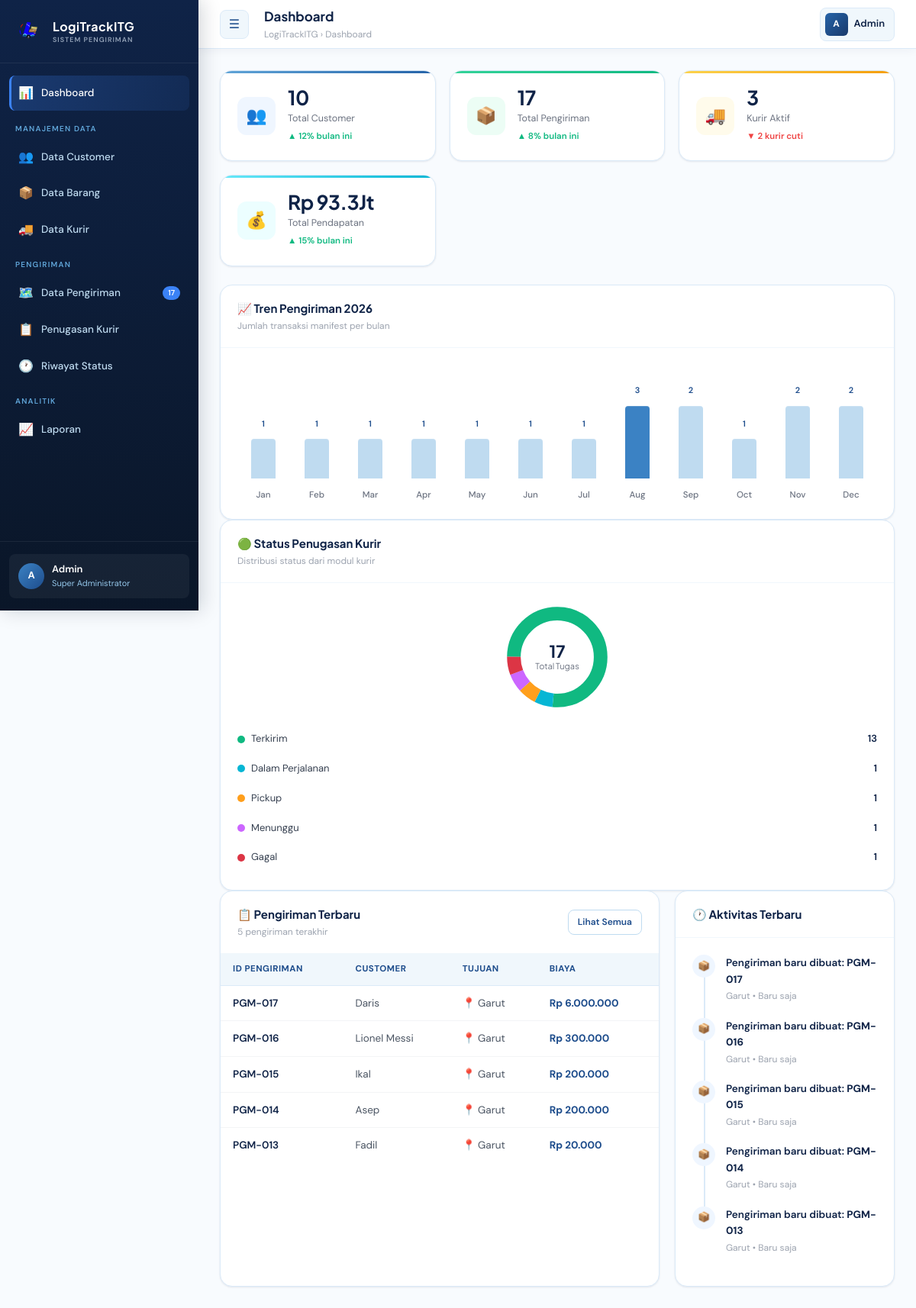
The page / on the database its author committed.
### tables this page shows
CREATE TABLE `pengiriman` (
  `id_pengiriman` varchar(10) NOT NULL,
  `id_customer` varchar(10) DEFAULT NULL,
  `tgl_pengiriman` date DEFAULT NULL,
  `alamat_tujuan` varchar(255) DEFAULT NULL,
  `kota_tujuan` varchar(50) DEFAULT NULL,
  `provinsi_tujuan` varchar(50) DEFAULT NULL,
  `penerima_nama` varchar(100) DEFAULT NULL,
  `penerima_telp` varchar(15) DEFAULT NULL,
  `total_barang` int(11) DEFAULT NULL,
  `total_berat` decimal(10,2) DEFAULT NULL,
  `total_biaya` decimal(12,2) DEFAULT NULL,
  `catatan` text DEFAULT NULL
);

CREATE TABLE `customer` (
  `id_customer` varchar(10) NOT NULL,
  `nama_customer` varchar(100) DEFAULT NULL,
  `alamat_asal` varchar(255) DEFAULT NULL,
  `kota_asal` varchar(50) DEFAULT NULL,
  `provinsi_asal` varchar(50) DEFAULT NULL,
  `no_telp` varchar(15) DEFAULT NULL,
  `email` varchar(100) DEFAULT NULL,
  `tgl_daftar` datetime DEFAULT NULL
);

### includes/config.php (called while the page is built, shortened)
<?php
function rupiah($number) {
    return 'Rp ' . number_format($number, 0, ',', '.');
}
?>

### pages/dashboard.php (the view, shortened to what this page needs)
<?php
$total_customer    = $pdo ? $pdo->query("SELECT COUNT(*) FROM customer")->fetchColumn() : 248;
$total_pengiriman  = $pdo ? $pdo->query("SELECT COUNT(*) FROM pengiriman")->fetchColumn() : 1532;
$total_kurir       = $pdo ? $pdo->query("SELECT COUNT(*) FROM kurir WHERE status_kurir='aktif'")->fetchColumn() : 47;
$total_pendapatan  = $pdo ? $pdo->query("SELECT SUM(total_biaya) FROM pengiriman")->fetchColumn() : 384750000;
$status_counts = [
    'Terkirim'         => 0,
    'Dalam Perjalanan' => 0,
    'Pickup'           => 0,
    'Menunggu'         => 0,
    'Gagal'            => 0
];
if ($pdo) {
    try {
        $stmtStatus = $pdo->query("SELECT status_tugas, COUNT(*) as jumlah FROM penugasan_kurir GROUP BY status_tugas");
        while ($rowStatus = $stmtStatus->fetch(PDO::FETCH_ASSOC)) {
            $st = $rowStatus['status_tugas'];
            if ($st == 'delivered') $st = 'Terkirim';
            if ($st == 'in_transit') $st = 'Dalam Perjalanan';
            if ($st == 'pickup') $st = 'Pickup';
            if ($st == 'pending' || $st == 'menunggu') $st = 'Menunggu';
            if ($st == 'failed' || $st == 'gagal') $st = 'Gagal';
            if (array_key_exists($st, $status_counts)) {
                $status_counts[$st] = intval($rowStatus['jumlah']);
            }
        }
    } catch (PDOException $e) {
        $status_counts = ['Terkirim' => 13, 'Dalam Perjalanan' => 0, 'Pickup' => 0, 'Menunggu' => 0, 'Gagal' => 0];
    }
} else {
    $status_counts = ['Terkirim' => 13, 'Dalam Perjalanan' => 4, 'Pickup' => 2, 'Menunggu' => 3, 'Gagal' => 1];
}
$total_tugas_kurir = array_sum($status_counts);
$total_tugas_untuk_pembagian = $total_tugas_kurir == 0 ? 1 : $total_tugas_kurir;
$status_colors = [
    'Terkirim'         => 'var(--success, #28a745)',
    'Dalam Perjalanan' => 'var(--info, #17a2b8)',
    'Pickup'           => '#ff9f1c',
    'Menunggu'         => '#cc66ff',
    'Gagal'            => '#dc3545'
];
$chart_data = [];
if ($pdo) {
    try {
        $queryChart = "
            SELECT
                DATE_FORMAT(tgl_pengiriman, '%b') AS bulan,
                COUNT(*) AS val
            FROM pengiriman
            WHERE YEAR(tgl_pengiriman) = YEAR(CURDATE())
            GROUP BY MONTH(tgl_pengiriman), DATE_FORMAT(tgl_pengiriman, '%b')
            ORDER BY MONTH(tgl_pengiriman)
        ";
        $chart_data = $pdo->query($queryChart)->fetchAll(PDO::FETCH_ASSOC);
    } catch (PDOException $e) {
        $chart_data = [];
    }
}
$max_val = !empty($chart_data) ? max(array_column($chart_data, 'val')) : 1;
$pengiriman_terbaru = $pdo ? $pdo->query(
    "SELECT p.id_pengiriman, p.id_customer, p.tgl_pengiriman, p.total_biaya, p.kota_tujuan, c.nama_customer FROM pengiriman p
     LEFT JOIN customer c ON p.id_customer=c.id_customer
     ORDER BY p.id_pengiriman DESC LIMIT 5"
)->fetchAll() : [
    ['id_pengiriman'=>'PGM-0001','nama_customer'=>'Budi Santoso','kota_tujuan'=>'Surabaya','total_biaya'=>125000,'tgl_pengiriman'=>date('Y-m-d')],
    ['id_pengiriman'=>'PGM-0002','nama_customer'=>'Siti Rahayu','kota_tujuan'=>'Bandung','total_biaya'=>85000,'tgl_pengiriman'=>date('Y-m-d')],
    ['id_pengiriman'=>'PGM-0003','nama_customer'=>'Ahmad Fauzi','kota_tujuan'=>'Medan','total_biaya'=>320000,'tgl_pengiriman'=>date('Y-m-d')],
    ['id_pengiriman'=>'PGM-0004','nama_customer'=>'Dewi Lestari','kota_tujuan'=>'Yogyakarta','total_biaya'=>95000,'tgl_pengiriman'=>date('Y-m-d')],
    ['id_pengiriman'=>'PGM-0005','nama_customer'=>'Hendra Wijaya','kota_tujuan'=>'Makassar','total_biaya'=>450000,'tgl_pengiriman'=>date('Y-m-d')],
];
$aktivitas_list = [];
if ($pdo) {
    try {
        $queryAkt = "
            (SELECT
                id_pengiriman AS id_sort,
                'pengiriman' AS jenis,
                CONCAT('Pengiriman baru dibuat: <strong>', id_pengiriman, '</strong>') AS judul,
                CONCAT(kota_tujuan, ' • Baru saja') AS sub_desc
             FROM pengiriman)
            UNION
            (SELECT
                CONCAT('CUST-', LPAD(id_customer, 4, '0')) AS id_sort,
                'customer' AS jenis,
                'Customer baru terdaftar' AS judul,
                CONCAT(nama_customer, ' • Baru saja') AS sub_desc
             FROM customer)
            ORDER BY id_sort DESC
            LIMIT 5";
        $aktivitas_list = $pdo->query($queryAkt)->fetchAll();
    } catch (PDOException $e) {
        echo "<script>console.log('Error Aktivitas: " . addslashes($e->getMessage()) . "');</script>";
        $aktivitas_list = [];
    }
}
?>
<div class="stats-grid">
  <div class="stat-card">
    <div class="stat-icon-wrap blue">👥</div>
    <div class="stat-info">
      <div class="stat-value"><?= number_format($total_customer) ?></div>
      <div class="stat-label">Total Customer</div>
      <div class="stat-change up">▲ 12% bulan ini</div>
    </div>
  </div>
  <div class="stat-card green">
    <div class="stat-icon-wrap green">📦</div>
    <div class="stat-info">
      <div class="stat-value"><?= number_format($total_pengiriman) ?></div>
      <div class="stat-label">Total Pengiriman</div>
      <div class="stat-change up">▲ 8% bulan ini</div>
    </div>
  </div>
  <div class="stat-card amber">
    <div class="stat-icon-wrap amber">🚚</div>
    <div class="stat-info">
      <div class="stat-value"><?= number_format($total_kurir) ?></div>
      <div class="stat-label">Kurir Aktif</div>
      <div class="stat-change down">▼ 2 kurir cuti</div>
    </div>
  </div>
  <div class="stat-card cyan">
    <div class="stat-icon-wrap cyan">💰</div>
    <div class="stat-info">
      <div class="stat-value"><?= 'Rp ' . number_format($total_pendapatan/1000000, 1) . 'Jt' ?></div>
      <div class="stat-label">Total Pendapatan</div>
      <div class="stat-change up">▲ 15% bulan ini</div>
    </div>
  </div>
</div>
<div class="card">
  <div class="card-header">
    <div>
      <div class="card-title">📈 Tren Pengiriman <?= date('Y') ?></div>
      <div class="card-subtitle">Jumlah transaksi manifest per bulan</div>
    </div>
  </div>
  <div class="card-body">
    <?php if (empty($chart_data)): ?>
      <div style="text-align:center; padding: 40px 10px; color: var(--gray-400, #9ca3af); font-size: 13px;">
        <div style="font-size: 32px; margin-bottom: 8px;">📊</div>
        Belum ada data pengiriman pada tahun ini.
      </div>
    <?php else: ?>
      <div class="bar-chart" style="display: flex; align-items: flex-end; justify-content: space-around; height: 180px; padding-top: 25px; gap: 10px;">
        <?php foreach ($chart_data as $d): ?>
          <?php
            $h = round(($d['val'] / $max_val) * 100);
          ?>
          <div class="bar-item" style="display: flex; flex-direction: column; align-items: center; flex: 1; height: 100%; justify-content: flex-end;">
            <span style="font-size: 11px; color: var(--blue-700, #1d4ed8); font-weight: 600; margin-bottom: 6px; display: block;">
              <?= $d['val'] ?>
            </span>
            <div class="bar" style="width: 100%; max-width: 32px; height: <?= $h ?>%; min-height: <?= $d['val'] > 0 ? '8px' : '2px' ?>; background: <?= $h == 100 ? 'var(--blue-500, #3b82f6)' : 'var(--blue-200, #bfdbfe)' ?>; border-radius: 4px 4px 0 0; transition: height 0.4s ease; box-shadow: inset 0 1px 0 rgba(255,255,255,0.15);"></div>
            <span class="bar-label" style="font-size: 11.5px; color: var(--gray-500, #6b7280); margin-top: 8px; font-weight: 500; display: block;">
              <?= $d['bulan'] ?>
            </span>
          </div>
        <?php endforeach; ?>
      </div>
    <?php endif; ?>
  </div>
</div>
<div class="card">
  <div class="card-header">
    <div>
      <div class="card-title">🟢 Status Penugasan Kurir</div>
      <div class="card-subtitle">Distribusi status dari modul kurir</div>
    </div>
  </div>
  <div class="card-body" style="text-align:center">
    <div class="donut-wrap" style="position: relative; display: inline-block; width: 150px; height: 150px; margin: 0 auto 15px;">
      <svg class="donut-svg" viewBox="0 0 42 42" style="transform: rotate(-90deg); width: 100%; height: 100%;">
        <circle cx="21" cy="21" r="15.915" fill="transparent" stroke="#e8f4fd" stroke-width="5"/>
        <?php
        $accumulated_percentage = 0;
        foreach ($status_counts as $status_name => $count):
            if ($count === 0) continue;
            $percentage = ($count / $total_tugas_untuk_pembagian) * 100;
            $dash_array = sprintf("%.2f %.2f", $percentage, 100 - $percentage);
            $dash_offset = 25 - $accumulated_percentage;
            $accumulated_percentage += $percentage;
        ?>
          <circle cx="21" cy="21" r="15.915" fill="transparent"
                  stroke="<?= $status_colors[$status_name] ?>" stroke-width="5"
                  stroke-dasharray="<?= $dash_array ?>" stroke-dashoffset="<?= $dash_offset ?>"
                  style="transition: stroke-dasharray 0.6s"/>
        <?php endforeach; ?>
      </svg>
      <div class="donut-center" style="position: absolute; top: 50%; left: 50%; transform: translate(-50%, -50%); text-align: center;">
        <div class="donut-value" style="font-size: 22px; font-weight: bold; color: var(--blue-900);"><?= $total_tugas_kurir ?></div>
        <div class="donut-desc" style="font-size: 11px; color: var(--gray-500);">Total Tugas</div>
      </div>
    </div>
    <div style="text-align:left; display: flex; flex-direction: column; gap: 6px; margin-top: 5px;">
      <?php foreach ($status_counts as $status_name => $count): ?>
        <div class="legend-item" style="display: flex; align-items: center; justify-content: space-between; padding: 2px 0;">
          <div style="display: flex; align-items: center; gap: 8px;">
            <div class="legend-dot" style="width: 10px; height: 10px; border-radius: 50%; background: <?= $status_colors[$status_name] ?>"></div>
            <span style="font-size:13px"><?= $status_name ?></span>
          </div>
          <span style="font-weight:600; color:var(--blue-900)"><?= $count ?></span>
        </div>
      <?php endforeach; ?>
    </div>
  </div>
</div>
<div class="dashboard-grid">
  <div class="card">
    <div class="card-header">
      <div>
        <div class="card-title">📋 Pengiriman Terbaru</div>
        <div class="card-subtitle">5 pengiriman terakhir</div>
      </div>
      <a href="?page=pengiriman" class="btn btn-secondary btn-sm">Lihat Semua</a>
    </div>
    <div class="table-wrapper">
      <table>
        <thead>
          <tr>
            <th>ID Pengiriman</th>
            <th>Customer</th>
            <th>Tujuan</th>
            <th>Biaya</th>
          </tr>
        </thead>
        <tbody>
          <?php foreach ($pengiriman_terbaru as $row): ?>
          <tr>
            <td><strong><?= htmlspecialchars($row['id_pengiriman']) ?></strong></td>
            <td><?= htmlspecialchars($row['nama_customer'] ?? '-') ?></td>
            <td>📍 <?= htmlspecialchars($row['kota_tujuan']) ?></td>
            <td style="font-weight:700; color:var(--blue-700);"><?= rupiah($row['total_biaya']) ?></td>
          </tr>
          <?php endforeach; ?>
        </tbody>
      </table>
    </div>
  </div>
  <div class="card">
    <div class="card-header">
      <div class="card-title">🕐 Aktivitas Terbaru</div>
    </div>
    <div class="card-body">
      <div class="timeline">
        <?php if (empty($aktivitas_list)): ?>
          <div style="text-align:center; padding: 40px 10px; color: var(--gray-400); font-size: 13px;">
            <div style="font-size: 28px; margin-bottom: 8px;">📭</div>
            Belum ada aktivitas transaksi terbaru.
          </div>
        <?php else: ?>
          <?php foreach ($aktivitas_list as $akt): ?>
            <div class="timeline-item">
              <?php
                $dot_class = 'blue';
                $dot_icon = '📦';
              ?>
              <div class="timeline-dot <?= $dot_class ?>"><?= $dot_icon ?></div>
              <div class="timeline-content">
                <div class="timeline-title"><?= $akt['judul'] ?></div>
                <div class="timeline-desc"><?= htmlspecialchars($akt['sub_desc']) ?></div>
              </div>
            </div>
          <?php endforeach; ?>
        <?php endif; ?>
      </div>
    </div>
  </div>
</div>

### rows shown on the page
pengiriman: id_pengiriman "PGM-017", id_customer.nama_customer "Daris", kota_tujuan "Garut", total_biaya "Rp 6.000.000"
pengiriman: id_pengiriman "PGM-016", id_customer.nama_customer "Lionel Messi", kota_tujuan "Garut", total_biaya "Rp 300.000"
pengiriman: id_pengiriman "PGM-015", id_customer.nama_customer "Ikal", kota_tujuan "Garut", total_biaya "Rp 200.000"
pengiriman: id_pengiriman "PGM-014", id_customer.nama_customer "Asep", kota_tujuan "Garut", total_biaya "Rp 200.000"
pengiriman: id_pengiriman "PGM-013", id_customer.nama_customer "Fadil", kota_tujuan "Garut", total_biaya "Rp 20.000"

### other values the page prints
$item['icon'] "📊"
$item['label'] "Dashboard"
$item['section'] "MANAJEMEN DATA"
$item['icon'] "👥"
$item['label'] "Data Customer"
$item['icon'] "📦"
$item['label'] "Data Barang"
$item['icon'] "🚚"
$item['label'] "Data Kurir"
$item['section'] "PENGIRIMAN"
$item['icon'] "🗺️"
$item['label'] "Data Pengiriman"
$total_realtime_pengiriman "17"
$item['icon'] "📋"
$item['label'] "Penugasan Kurir"
